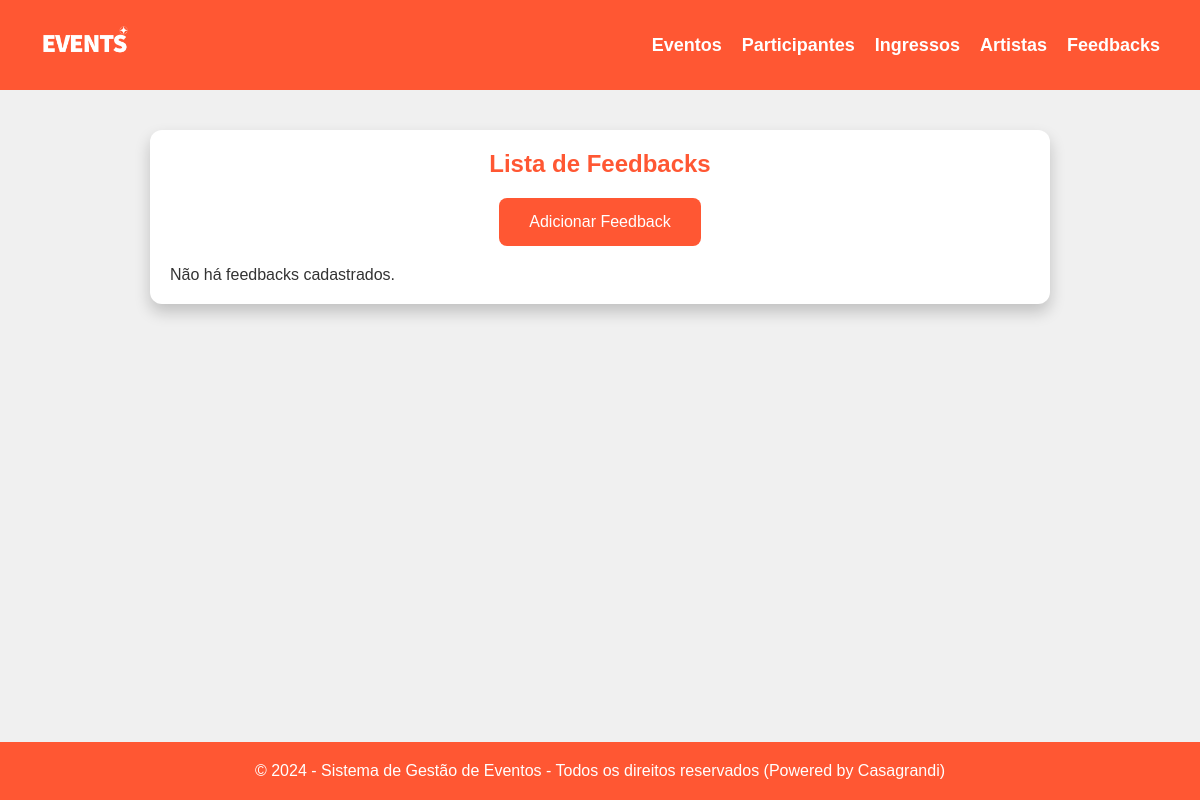
/feedbacks/, run on an earlier commit of the app's database.
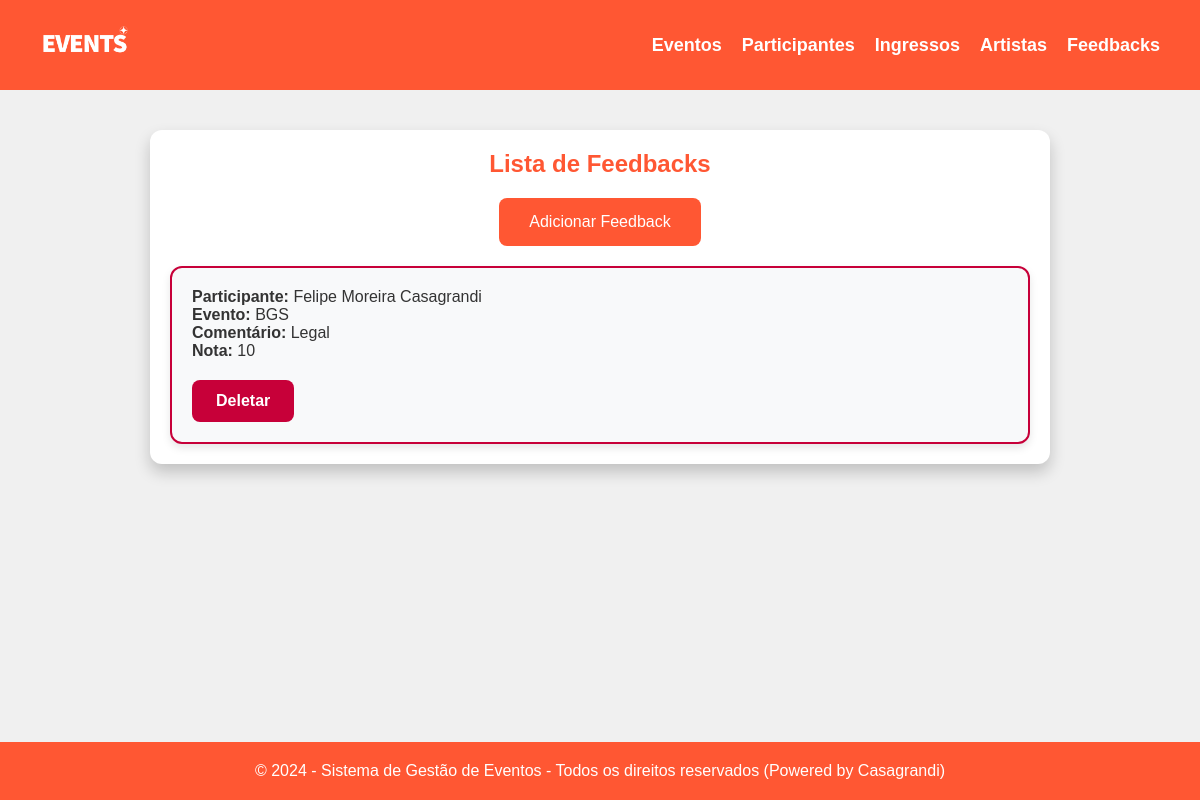
And on a later commit of the database.
### core/models.py (models this page shows, shortened)
class Feedback(models.Model):
    participante = models.ForeignKey(Participante, on_delete=models.CASCADE)
    evento = models.ForeignKey(Evento, on_delete=models.CASCADE)
    artista = models.ForeignKey(Artista, on_delete=models.CASCADE)
    comentario = models.TextField()
    nota = models.IntegerField()

class Participante(models.Model):
    nome = models.CharField(max_length=100)
    email = models.EmailField(unique=True)

class Evento(models.Model):
    nome = models.CharField(max_length=100)
    local = models.CharField(max_length=150)
    data = models.DateTimeField()

### core/views.py (the view)
# urls.py: path('feedbacks/', views.listar_feedbacks, name='listar_feedbacks'),
def listar_feedbacks(request):
    feedbacks = Feedback.objects.all()
    return render(request, 'eventos/feedback_list.html', {'feedbacks': feedbacks})

### core/templates/eventos/feedback_list.html (shortened to what this page needs)
{% extends 'eventos/base.html' %}
{% block content %}
<h2>Lista de Feedbacks</h2>
<a href="{% url 'criar_feedback' %}" class="button-add">Adicionar Feedback</a>
<div class="card-container">
    {% for feedback in feedbacks %}
        <div class="card">
            <p><strong>Participante:</strong> {{ feedback.participante.nome }}</p>
            <p><strong>Evento:</strong> {{ feedback.evento.nome }}</p>
            <p><strong>Comentário:</strong> {{ feedback.comentario }}</p>
            <p><strong>Nota:</strong> {{ feedback.nota }}</p>
            <div class="actions">
                <a href="{% url 'deletar_feedback' feedback.id %}" class="button delete">Deletar</a>
            </div>
        </div>
    {% empty %}
        <p>Não há feedbacks cadastrados.</p>
    {% endfor %}
</div>
{% endblock %}

What changed in the data, as far as the page shows it:
added Feedback: participante.nome "Felipe Moreira Casagrandi", evento.nome "BGS", comentario "Legal", nota "10"
Also different on the page:
text no longer shown: "Não há feedbacks cadastrados."
